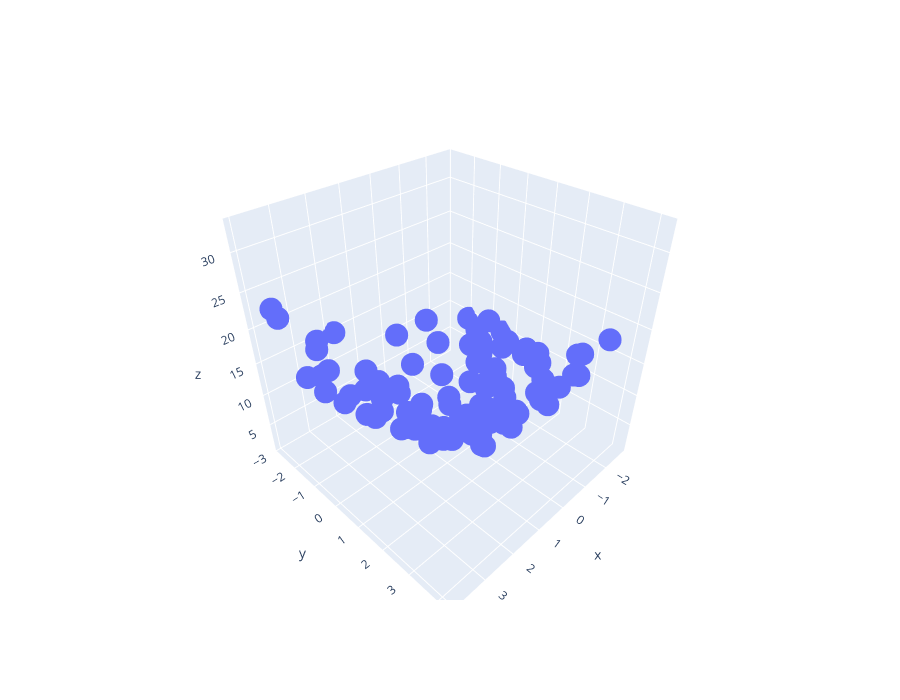

The notebook cell this image was saved under:
### Code cell
fig = px.scatter_3d(x=X.ravel(),y=y.ravel(),z=z.ravel())
fig.update_layout(height=700,width=900,margin=dict(l=100,r=100,b=100,t=100),scene_aspectmode='cube')
fig.show()
